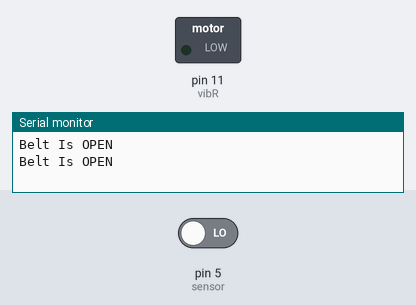
Bench run of a sketch on a simulated Arduino Uno, built with avr-gcc and run on an emulated ATmega328P. Parts: switched loads named in the sketch (green lamp = pin HIGH), the last lines printed to the serial monitor. Dashed ring = blinking. Inputs (shaded band) come from the test bench; at power-on: pin 5 (sensor) LOW.

Above: at 3.0 s.
3.1 s: pin 5 (sensor) driven HIGH
At 4.0 s:
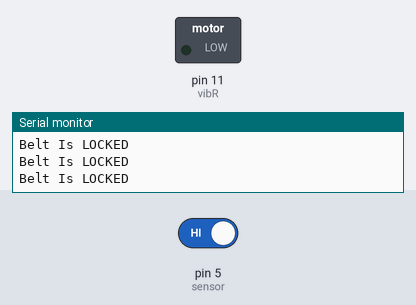
5.2 s: pin 5 (sensor) driven LOW
At 5.6 s:
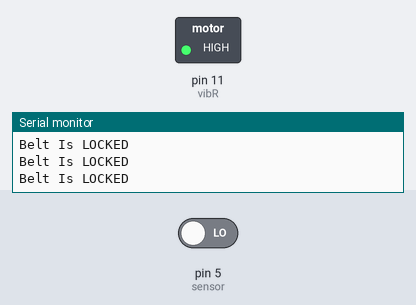
Timing chart, 0 to 15.4 s (numbered marks = the images above; inputs shaded):
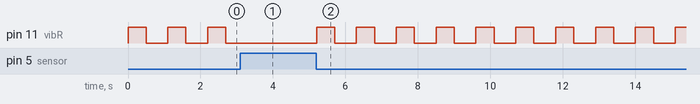

Measured:
- after the input at 3.1 s, pin 11 (vibR): stops changing and stays LOW
- after the input at 5.2 s, pin 11 (vibR): alternates HIGH for 0.50 s and LOW for 0.60 s, starting at once
- by itself, pin 11 (vibR): alternates HIGH for 0.50 s and LOW for 0.60 s

The sketch:

Belt_Lock_Sensor_Code.ino
```cpp
int vibR = 11;
int vibL = 6;
int sensor = 5;
void setup()
{
  pinMode(vibR, OUTPUT);
  pinMode(sensor, INPUT);
  Serial.begin(9600);
}
void loop()
{
  if (digitalRead(sensor) == HIGH)
  {
    digitalWrite(vibR, LOW);
    digitalWrite(vibL, LOW);
    Serial.println("Belt Is LOCKED");
  }
  else
  {
    digitalWrite(vibR, HIGH);
    digitalWrite(vibL, HIGH);
    delay(500);
    digitalWrite(vibR, LOW);
    digitalWrite(vibL, LOW);
    delay(500);
    Serial.println("Belt Is OPEN");
  }
  delay(100);
}
```
